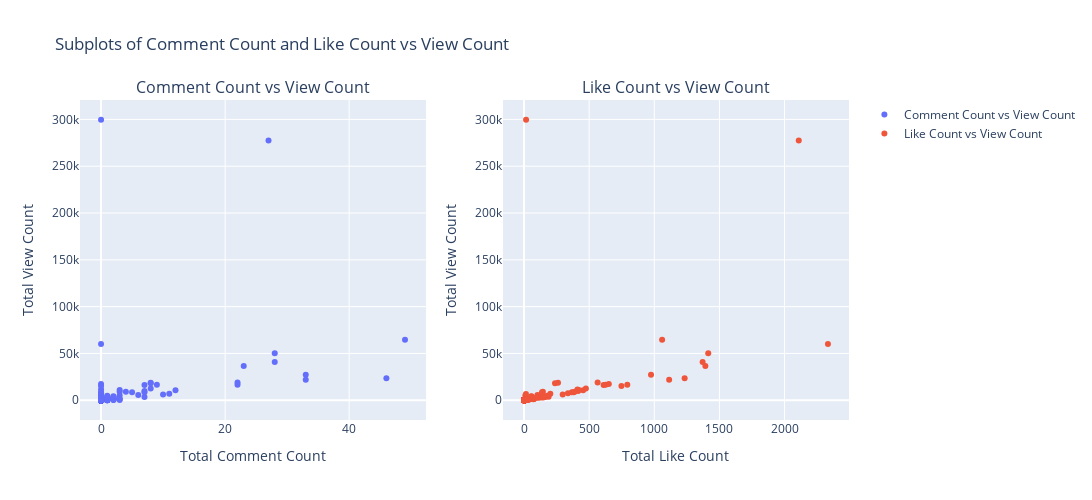

The notebook cell this image was saved under:
### Code cell
import plotly.graph_objects as go
from plotly.subplots import make_subplots

# Create subplots with 1 row and 2 columns
fig = make_subplots(rows=1, cols=2, subplot_titles=["Comment Count vs View Count", "Like Count vs View Count"])

# Add scatter plots to the subplots
scatter1 = go.Scatter(x=video_df["commentCount"], y=video_df["viewCount"], mode="markers", name="Comment Count vs View Count")
scatter2 = go.Scatter(x=video_df["likeCount"], y=video_df["viewCount"], mode="markers", name="Like Count vs View Count")

# Add traces to the subplots
fig.add_trace(scatter1, row=1, col=1)
fig.add_trace(scatter2, row=1, col=2)

# Update layout
fig.update_layout(title_text="Subplots of Comment Count and Like Count vs View Count",
                  xaxis_title="Total Comment Count",
                  yaxis_title="Total View Count",
                  xaxis2_title="Total Like Count",
                  yaxis2_title="Total View Count",
                width=1500,  # Set the width to 1000 pixels
                height=500)   # Set the height to 800 pixels

# Show the plot
fig.show()

### Figure 1 — Plotly figure (JSON) as saved in the notebook; plotly's stock layout.template omitted (floating-point values rounded to 4 significant figures; data arrays with more than 128 entries replaced by an {"elided": "..."} marker saying what was removed)
{"data": [{"mode": "markers", "name": "Comment Count vs View Count", "type": "scatter", "x": {"elided": "315 int values"}, "xaxis": "x", "y": {"elided": "315 int values"}, "yaxis": "y"}, {"mode": "markers", "name": "Like Count vs View Count", "type": "scatter", "x": {"elided": "315 int values"}, "xaxis": "x2", "y": {"elided": "315 int values"}, "yaxis": "y2"}], "layout": {"annotations": [{"font": {"size": 16}, "showarrow": false, "text": "Comment Count vs View Count", "x": 0.225, "xanchor": "center", "xref": "paper", "y": 1, "yanchor": "bottom", "yref": "paper"}, {"font": {"size": 16}, "showarrow": false, "text": "Like Count vs View Count", "x": 0.775, "xanchor": "center", "xref": "paper", "y": 1, "yanchor": "bottom", "yref": "paper"}], "height": 500, "title": {"text": "Subplots of Comment Count and Like Count vs View Count"}, "width": 1500, "xaxis": {"anchor": "y", "domain": [0, 0.45], "title": {"text": "Total Comment Count"}}, "xaxis2": {"anchor": "y2", "domain": [0.55, 1], "title": {"text": "Total Like Count"}}, "yaxis": {"anchor": "x", "domain": [0, 1], "title": {"text": "Total View Count"}}, "yaxis2": {"anchor": "x2", "domain": [0, 1], "title": {"text": "Total View Count"}}}}
